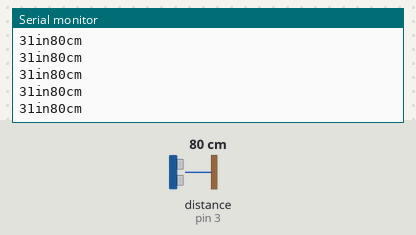
This sketch was run on a simulated Arduino Uno, built with avr-gcc and run on an emulated ATmega328P. Parts: the last lines printed to the serial monitor. Wiring (inferred from the names in the program): ultrasonic range finder: trigger pin 2; echo pin 3. The inputs (shaded band) are chosen by the test bench; at power-on: distance to the obstacle (sensor on pin 3) 80 cm. The echo pulse lasts 58.3 µs per cm.

Above: at 1.2 s.
1.3 s: distance to the obstacle (sensor on pin 3) set to 2 cm
At 1.38 s:
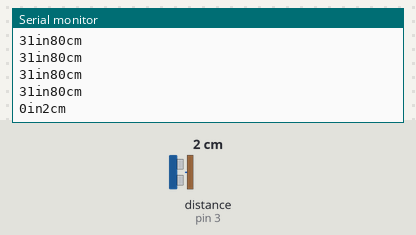
4.3 s: distance to the obstacle (sensor on pin 3) set to 250 cm
At 4.41 s:
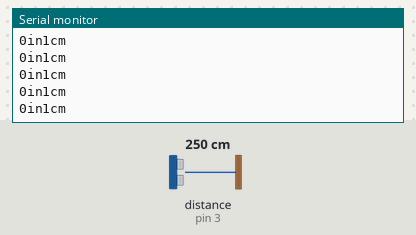
Timing chart, 0 to 7.3 s (numbered marks = the images above; inputs shaded):
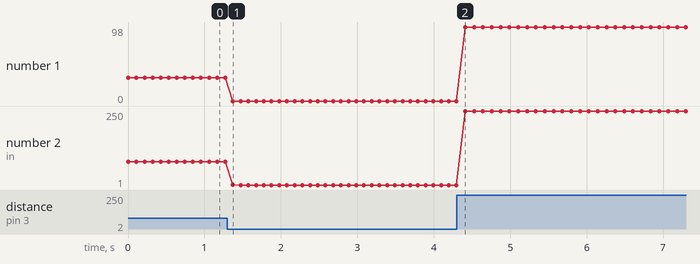

Measured:
- after the input at 1.3 s, the serial monitor: prints a new line after 0.07 s (image 1)
- plotted number 1: 31 → 0 after the input at 1.3 s, 0 → 98 after the input at 4.3 s
- plotted number 2: 80 → 1 after the input at 1.3 s, 1 → 250 after the input at 4.3 s

The sketch:

code.ino
```cpp
#define trig 2
#define echo 3

void setup() {
  // put your setup code here, to run once:
  pinMode(trig,OUTPUT);
  pinMode(echo,INPUT);
  Serial.begin(9600);

}

void loop() {
  // put your main code here, to run repeatedly:
  digitalWrite(trig,LOW);
  delayMicroseconds(2);
  digitalWrite(trig,HIGH);
  delayMicroseconds(10);
  digitalWrite(trig,LOW);

  long t = pulseIn(echo,HIGH);

  long inches = t / 74 / 2;
  long cm = t / 29 / 2;

  Serial.print(inches);
  Serial.print("in");
  Serial.print(cm);
  Serial.println("cm");
  delay(100);

}
```
